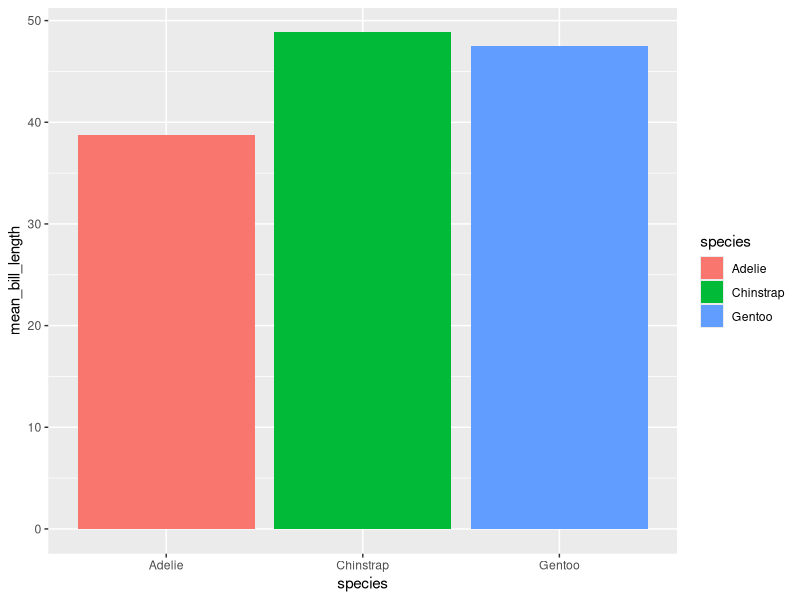

Generate this figure with R:
## ---- chunk 1
library(tidyverse)
library(palmerpenguins)
bill_species <- penguins |>
  group_by(species) |>
  summarise(
    mean_bill_length = mean(bill_length_mm, na.rm = TRUE)
  )
bill_species

bill_species |>  ggplot(aes(x = species, y = mean_bill_length, fill = species)) + geom_col()
